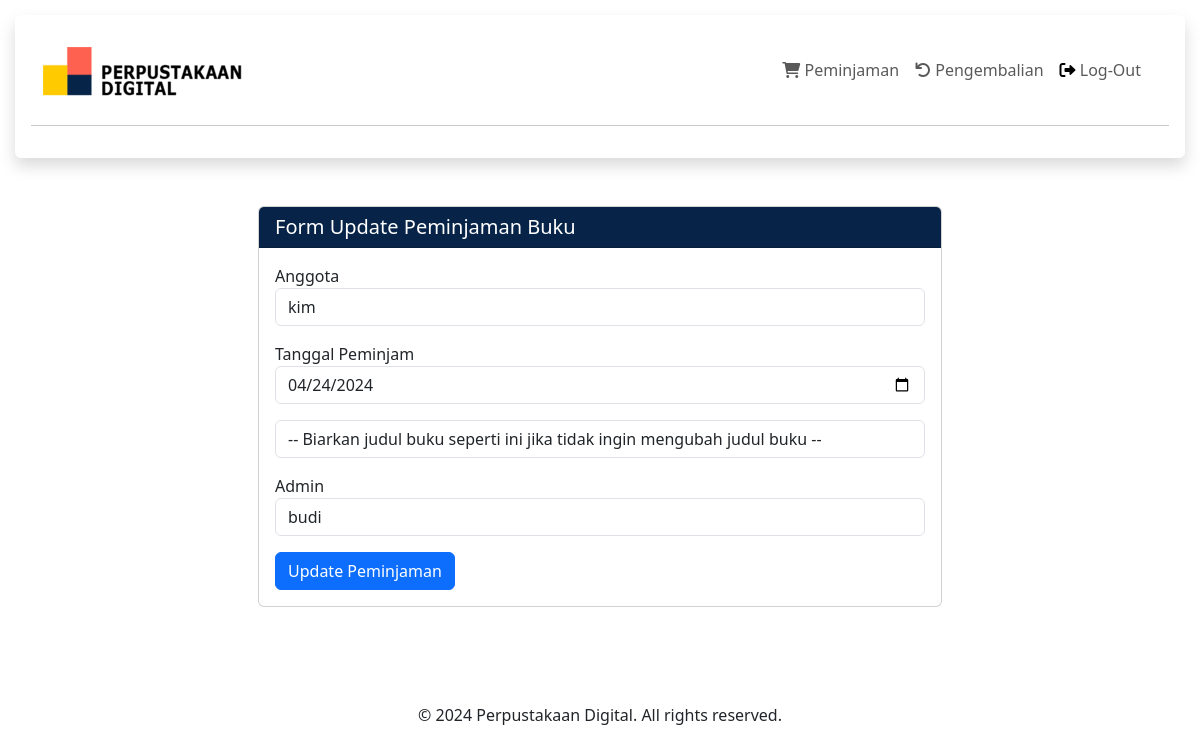
/public/pustakawan/peminjaman/update.php?id=122, run on the app's committed database.
### tables this page shows
CREATE TABLE `t_peminjaman` (
  `f_id` int(11) NOT NULL,
  `f_idadmin` int(11) NOT NULL,
  `f_idanggota` int(11) NOT NULL,
  `f_tanggalpeminjaman` date DEFAULT NULL
);

CREATE TABLE `t_anggota` (
  `f_id` int(11) NOT NULL,
  `f_nama` varchar(200) NOT NULL,
  `f_username` varchar(200) NOT NULL,
  `f_password` varchar(200) NOT NULL,
  `f_tempatlahir` varchar(100) DEFAULT NULL,
  `f_tanggallahir` date DEFAULT NULL,
  `t_input` datetime DEFAULT NULL,
  `t_update` datetime DEFAULT NULL
);

### public/pustakawan/peminjaman/update.php (the view, shortened to what this page needs)
<?php
require '../../../private/function.php';
if (isset($_GET['id']) && isset($_GET['id'])) {
    $idborrow = $_GET['id'];
    $itemoldResult = mysqli_query($conn, "SELECT t_peminjaman.f_id, t_peminjaman.f_idanggota, t_peminjaman.f_tanggalpeminjaman, t_admin.f_nama AS f_namaadmin, t_anggota.f_nama AS f_namaanggota
    FROM `t_peminjaman`
    INNER JOIN t_admin ON t_peminjaman.f_idadmin = t_admin.f_id
    INNER JOIN t_anggota ON t_peminjaman.f_idanggota = t_anggota.f_id
    WHERE t_peminjaman.f_id = $idborrow");
    $itemold = mysqli_fetch_assoc($itemoldResult);
}
?>
<!DOCTYPE html>
<html lang="en">
<head>
</head>
<body>
<div class="shadow p-3 rounded">
<nav class="navbar navbar-expand-lg" id="navbar">
    <div class="container-fluid">
        <div class="collapse navbar-collapse" id="navbarToggler">
            <a href="../index.php">
            <img src="../../../src/images/logo.png" alt="Logo" class="logo_login mt-2" width="200px">
            </a>
            <ul class="navbar-nav ms-auto mb-2 me-2 mb-lg-0">
                <li class="nav-item"><a class="nav-link" href="./read.php"><i class="fas fa-shopping-cart"></i> Peminjaman</a></li>
                <li class="nav-item"><a class="nav-link" href="../pengembalian/read.php"><i class="fas fa-undo"></i> Pengembalian</a></li>
                <li class="nav-item">
                    <a class="nav-link" aria-current="page" href="../index.php">
                        <i class="fa-solid fa-right-from-bracket" style="color: #000000;"></i>
                        Log-Out
                    </a>
                </li>
            </ul>
        </div>
    </div>
</nav>
<hr>
</div>
<main>
<div class="d-flex justify-content-center gap-5 mb-5">
<div class="p-4 col-md-8 mt-auto mb-auto">
  <div class="card mt-5 m-lg-4" id="card">
  <h5 class="card-header" style=" background-color: #072448; color:#ffffff;">Form Update Peminjaman Buku</h5>
  <div class="card-body" id="card1">
  <div id="form-container position-absolute top-0 start-50 translate-middle">
  <form method="post" enctype="multipart/form-data">
    <div class="mb-3">
        <label for="">Anggota</label>
        <input class="form-control mb-3" type="text" name="f_idanggota" value="<?= $itemold['f_namaanggota'] ?? ''; ?>" readonly>
    </div>
        <div class="mb-3">
            <label for="">Tanggal Peminjam</label>
            <input class="form-control mb-3"  type="date" name="f_tanggalpeminjaman" value="<?= $itemold['f_tanggalpeminjaman'] ?? ''; ?>">
        </div>
        <div class="mb-3">
        <select id="" class="chzn-select form-control" name="f_judul">
            <option value="" disabled selected>-- Biarkan judul buku seperti ini jika tidak ingin mengubah judul buku --</option>
        </select>
        </div>
            <div class="mb-3">
            <label for="">Admin</label>
            <input class="form-control mb-3" type="text" name="f_idadmin" value="<?= $itemold['f_namaadmin'] ?? ''; ?>" readonly>
            </div>
        </div>
        <button type="submit" name="updatePeminjaman" class="btn btn-primary">Update Peminjaman</button>
  </div>
  </div>
</div>
</div>
</main>
<footer>
    <center>
    <p class="footer">&copy; 2024 Perpustakaan Digital. All rights reserved.</p>
    </center>
</footer>
</body>
</html>

### private/function.php (style rules this page uses)
body { padding: 20px; overflow-x: hidden; }

### public/pustakawan/peminjaman/update.php (style rules this page uses)
body { padding: 15px; }

### data on the page
t_peminjaman: f_idanggota "kim", f_tanggalpeminjaman "04/24/2024", f_idadmin "budi"
